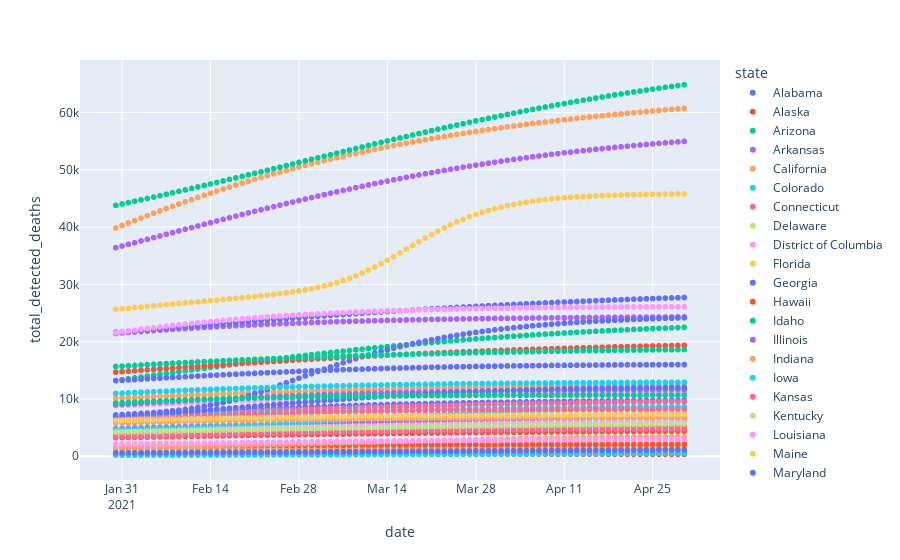

Notebook cell for this chart:
### Code cell
import plotly.express as px
px.scatter(vect, x='date', y='total_detected_deaths', color='state')
